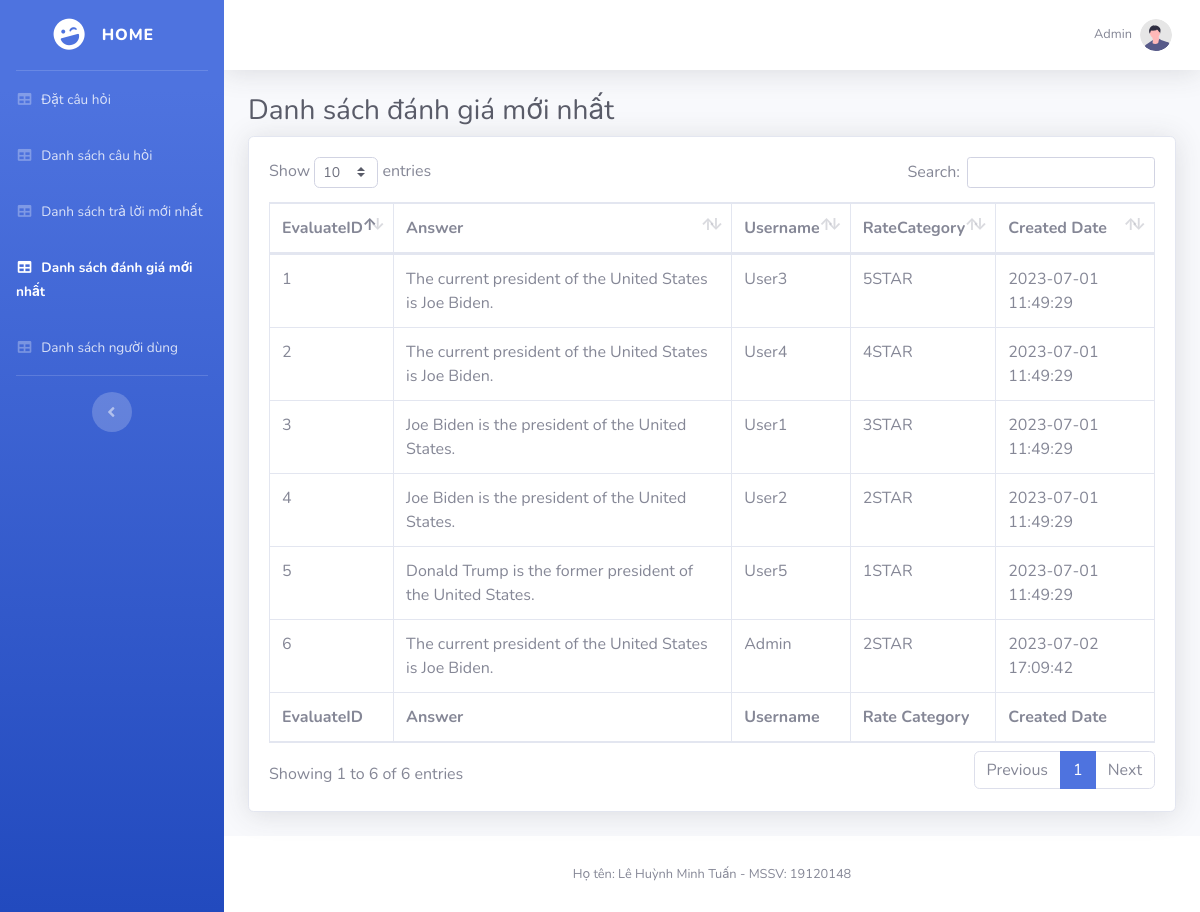
The page /?url=evaluate (signed in) on the database its author committed.
### tables this page shows
CREATE TABLE `answer_evaluates` (
  `EvaluateID` int(11) NOT NULL,
  `AnswerID` int(11) DEFAULT NULL,
  `UserID` int(11) DEFAULT NULL,
  `RateCategory` varchar(30) DEFAULT NULL,
  `CreatedDate` datetime DEFAULT NULL
);

CREATE TABLE `answers` (
  `AnswerID` int(11) NOT NULL,
  `QuestionID` int(11) DEFAULT NULL,
  `Answer` varchar(255) DEFAULT NULL,
  `Reference` varchar(255) DEFAULT NULL,
  `UserID` int(11) DEFAULT NULL,
  `CreatedDate` datetime DEFAULT NULL,
  `NumberEvaluaters` int(11) DEFAULT NULL
);

CREATE TABLE `users` (
  `UserID` int(11) NOT NULL,
  `UserName` varchar(255) DEFAULT NULL,
  `Role` varchar(30) DEFAULT NULL,
  `Password` varchar(255) DEFAULT NULL
);

### libs/Controller.php (called while the page is built, shortened)
<?php
    class Controller {
        public function view($view, $data = []) {
            require_once './views/' . $view . '.php';
        }
    }

### controllers/evaluate.php (called while the page is built, shortened)
<?php
class Evaluate extends Controller
{
    public function index()
    {
        $this->view('layout',
            [
                'page'          => 'evaluate',
                'title'         => 'Evaluate',
                'evaluates'     => $this->model('EvaluateModel')->getList()
            ]
        );
    }
}

### libs/App.php (called while the page is built, shortened)
<?php
    class App {
        protected $action = 'index';
        function __construct() {
            $arr = $this->handle();
            if (!is_null($arr)) {
                if (file_exists('./controllers/' . $arr[0] . '.php')) {
                    unset($arr[0]);
                }
            }
            $this->controller = new $this->controller;
            $this->params = $arr ? array_values($arr) : [];
            call_user_func_array([$this->controller, $this->action], $this->params);
        }
        function handle() {
            if(isset($_GET['url'])){
                return explode('/', filter_var(trim($_GET['url'], '/')));
            }
        }
    }

### index.php (called while the page is built, shortened)
<?php
    require_once "./libs/App.php";
    require_once "./libs/Controller.php";
    require_once "./libs/config.inc.php";
    new App();

### libs/config.inc.php (called while the page is built, shortened)
<?php
    class Model {
        protected $server = 'localhost';
        protected $username = 'root';
        protected $password = '';
        public function __construct()
        {
            $this->connect = mysqli_connect($this->server, $this->username, $this->password);
        }
    }

### models/EvaluateModel.php (called while the page is built, shortened)
<?php
class EvaluateModel extends Model
{
    public function getList()
    {
        $sql = "SELECT a.*, b.UserName, c.Answer FROM answer_evaluates a, users b, answers c WHERE a.UserID = b.UserID AND a.AnswerID = c.AnswerID ORDER BY a.CreatedDate DESC";
        $result = mysqli_query($this->connect, $sql);
        $data = [];
        while ($row = mysqli_fetch_assoc($result)) {
            $data[] = $row;
        }
        return $data;
    }
}

### views/evaluate.php (the view)
<h1 class="h3 mb-2 text-gray-800">Danh sách đánh giá mới nhất</h1>
<div class="card shadow mb-4">
    <div class="card-body">
        <div class="table-responsive">
            <table class="table table-bordered" id="dataTables-example" width="100%" cellspacing="0">
                <thead>
                    <tr>
                        <th>EvaluateID</th>
                        <th>Answer</th>
                        <th>Username</th>
                        <th>RateCategory</th>
                        <th>Created Date</th>
                    </tr>
                </thead>
                <tfoot>
                    <tr>
                        <th>EvaluateID</th>
                        <th>Answer</th>
                        <th>Username</th>
                        <th>Rate Category</th>
                        <th>Created Date</th>
                    </tr>
                </tfoot>
                <tbody>
                <?php foreach ($data['evaluates'] as $evaluate): ?>
                    <tr>
                        <td><?= $evaluate['EvaluateID'] ?></td>
                        <td><?= $evaluate['Answer'] ?></td>
                        <td><?= $evaluate['UserName'] ?></td>
                        <td><?= $evaluate['RateCategory'] ?></td>
                        <td><?= $evaluate['CreatedDate'] ?></td>
                    </tr>
                <?php endforeach; ?>
                </tbody>
            </table>
        </div>
    </div>
</div>

### rows shown on the page
answer_evaluates: EvaluateID "6", AnswerID.Answer "The current president of the United States is Joe Biden.", UserID.UserName "Admin", RateCategory "2STAR", CreatedDate "2023-07-02 17:09:42"
answer_evaluates: EvaluateID "1", AnswerID.Answer "The current president of the United States is Joe Biden.", UserID.UserName "User3", RateCategory "5STAR", CreatedDate "2023-07-01 11:49:29"
answer_evaluates: EvaluateID "2", AnswerID.Answer "The current president of the United States is Joe Biden.", UserID.UserName "User4", RateCategory "4STAR", CreatedDate "2023-07-01 11:49:29"
answer_evaluates: EvaluateID "3", AnswerID.Answer "Joe Biden is the president of the United States.", UserID.UserName "User1", RateCategory "3STAR", CreatedDate "2023-07-01 11:49:29"
answer_evaluates: EvaluateID "4", AnswerID.Answer "Joe Biden is the president of the United States.", UserID.UserName "User2", RateCategory "2STAR", CreatedDate "2023-07-01 11:49:29"
answer_evaluates: EvaluateID "5", AnswerID.Answer "Donald Trump is the former president of the United States.", UserID.UserName "User5", RateCategory "1STAR", CreatedDate "2023-07-01 11:49:29"

### other values the page prints
$_SESSION['user']['UserName'] "Admin"
